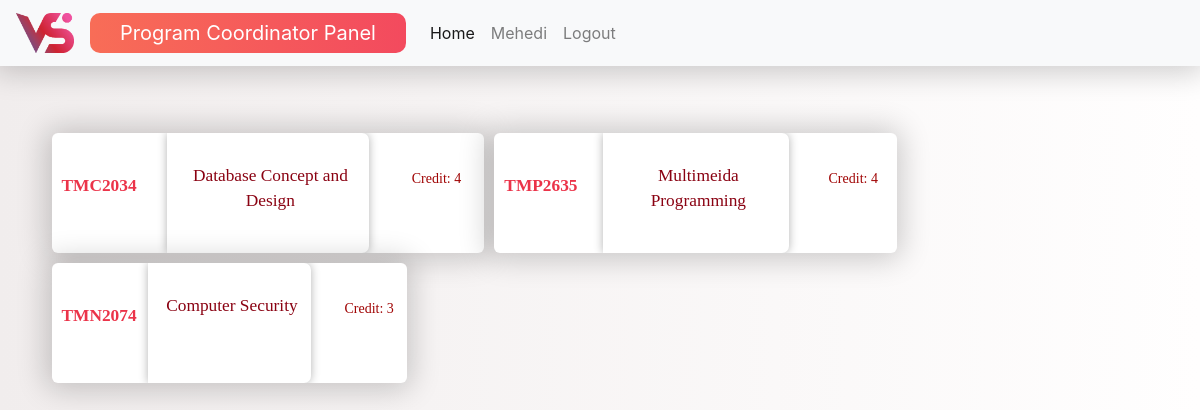
Page /programcoordinatorhome.php (signed in) on the committed database.
### tables this page shows
CREATE TABLE `course` (
  `id` int(11) NOT NULL,
  `coursecode` varchar(20) NOT NULL,
  `coursename` varchar(50) NOT NULL,
  `coursecredit` int(5) NOT NULL,
  `programcoordinator` varchar(50) NOT NULL,
  `coursecoordinator` varchar(50) NOT NULL,
  `vettera` varchar(50) NOT NULL,
  `vetterb` varchar(50) NOT NULL,
  `lecturer1` varchar(50) NOT NULL,
  `lecturer2` varchar(50) NOT NULL,
  `lecturer3` varchar(50) NOT NULL,
  `lecturer4` varchar(50) NOT NULL
);

### programcoordinatorhome.php (the view, shortened to what this page needs)
<!DOCTYPE html>
<html>
    <head>
        <link rel="stylesheet" href="https://stackpath.bootstrapcdn.com/bootstrap/4.1.3/css/bootstrap.min.css">
        <link rel="stylesheet" type="text/css" href="styles.css">
    </head>
    <nav class="navbar navbar-expand-lg navbar-light bg-light">
        <a class="navbar-brand" href="#">  <img src ="resource/logo.png"> </a>
        <a class="navbar-brand panelname"> Program Coordinator Panel </a>
        <div class="collapse navbar-collapse" id="navbarNavAltMarkup">
          <div class="navbar-nav">
              <a class="nav-item nav-link active" href="#"> Home <span class="sr-only">(current)</span></a>
              <a class="nav-item nav-link " href="puserprofile.php"><?php echo $_SESSION['username']; ?></a>
              <a class="nav-item nav-link " href="programcoordinatorhome.php?logout='1'">Logout</a>
          </div>
        </div>
    </nav>
  <body>
     <div class="row justify-content-center">
      <div class = "main">
          <?php
          $conn = new mysqli('localhost', 'root', 'sony50200' ,'saifur');
          $username = $_SESSION['username'];
          $sql = "SELECT * FROM `course` WHERE lecturer1='$username' OR programcoordinator='$username' ";
          $query = mysqli_query($conn, $sql) or die(mysqli_error());
          while($row = mysqli_fetch_assoc($query)) :?>
          <?php echo"<a href =programcoordinatorcourse.php?id=".$row['coursecode']." ".">" ?>
            <div class="coursewidget">
              <div class="row justify-content-center">
                <div class="col-3">
                  <div class="coursecode">
                    <p><?php echo $row['coursecode'];?> </p>
                  </div>
                </div>
                <div class="col-6">
                  <div class="coursename">
                    <div class="title"> <p><?php echo $row['coursename'];?> </p></div>
                  </div>
                </div>
                <div class="col-3">
                  <div class="coursecredit">
                    <div class="title"> <p>Credit:  <?php echo $row['coursecredit'];?> </p></div>
                  </div>
                </div>
              </div>
            </div>
          </a>
          <?php endwhile;?>
      </div>
    </div>
  </body>
</html>

### styles.css (style rules this page uses)
body { background: linear-gradient(to left, #fffefe,#f1eded); }
body p { font-family: Georgia, serif; }
.navbar { box-shadow: -1px 1px 30px 5px rgba(0, 0, 0, 0.2); }
.panelname { min-width: 200px; display: block; border-radius: 10px; padding-left: 30px; padding-right: 30px; color: white !important; background: linear-gradient(to left, rgb(243, 74, 94), rgb(248, 109, 87)) !important; }
.navbar-brand img { display: block; max-width:80px; max-height:40px; width: auto; height: auto; position: relative; }
.main { display: flex; flex-flow: row wrap; padding: 5%; margin: auto; }
.coursewidget { flex-basis: 320px; height: 120px; margin: 5px; box-shadow: -1px 1px 30px 5px rgba(0, 0, 0, 0.2); border-radius: 6px; background: white; position: relative; overflow: hidden; }
.coursecode { font-weight: 700; font-size: 13pt; height: 120px; color: #EB3349; padding: 40px 5px 0px 10px; justify-content: center; align-items: center; text-align: center; }
.coursename { font-weight: 400; padding: 30px 5px 0px 10px; font-size: 13pt; height: 120px; color: rgb(138, 2, 18); box-shadow: 0px 0px 10px 0px rgba(0, 0, 0, 0.3); border-radius: 0px 7px 7px 0px; justify-content: center; align-items: center; text-align: center; }
.coursecredit { padding: 35px 10px 0px 0px; font-weight: 400; font-size: 14px; color: rgb(160, 4, 4); text-align: center;border-radius: 7px 7px 0px 0px; justify-content: center; align-items: center; text-align: center; }
a { text-decoration: none !important; }

### rows in the picture
course: coursecode "TMC2034", coursename "Database Concept and Design", coursecredit "4"
course: coursecode "TMP2635", coursename "Multimeida Programming", coursecredit "4"
course: coursecode "TMN2074", coursename "Computer Security", coursecredit "3"

### other values in the picture
$_SESSION['username'] "Mehedi"
